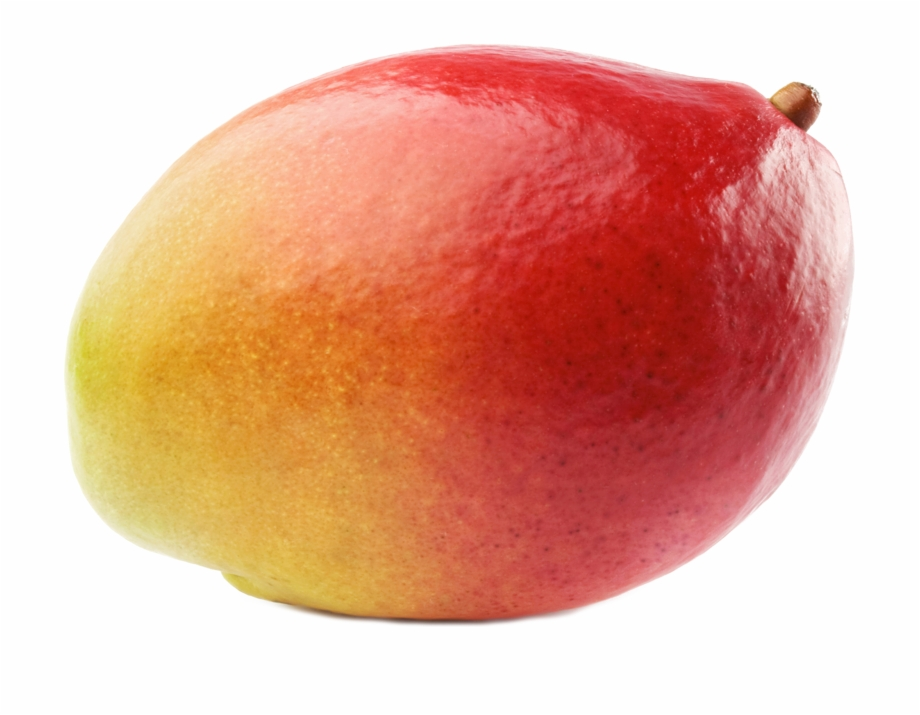
#> input picture img/mango-de-frente.png, 920 x 715 px
$ python mainClass.py
#> lines starting #> are read from the running program, lines starting #| are printed output that depends on the picture
import cv2

print(cv2.__version__)

img = cv2.imread("img/mango-de-frente.png", 1)
#> img is the input picture: shape (715, 920, 3); mean B, G, R 156.9, 175.9, 230
img2 = cv2.imread("img/mango-top.jpg",1)
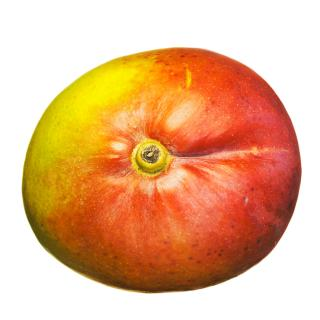
#> input picture img/mango-top.jpg, 320 x 320 px
#> img2 is the input picture: shape (320, 320, 3); mean B, G, R 138.8, 179.2, 230.7

img3 = cv2.imread("img/gaussImgGris.jpg", 1)
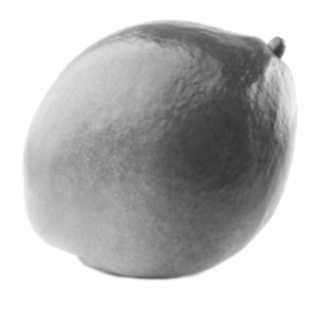
#> input picture img/gaussImgGris.jpg, 320 x 320 px
#> img3 is the input picture: shape (320, 320, 3); min 51, max 255, mean 189.8
img4 = cv2.imread("img/gaussImg2Gris.jpg", 1)
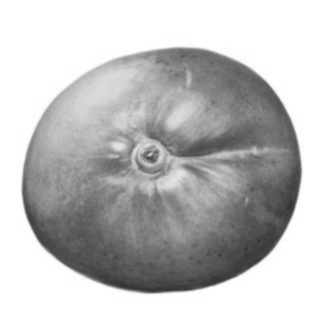
#> input picture img/gaussImg2Gris.jpg, 320 x 320 px
#> img4 is the input picture: shape (320, 320, 3); min 49, max 255, mean 190
